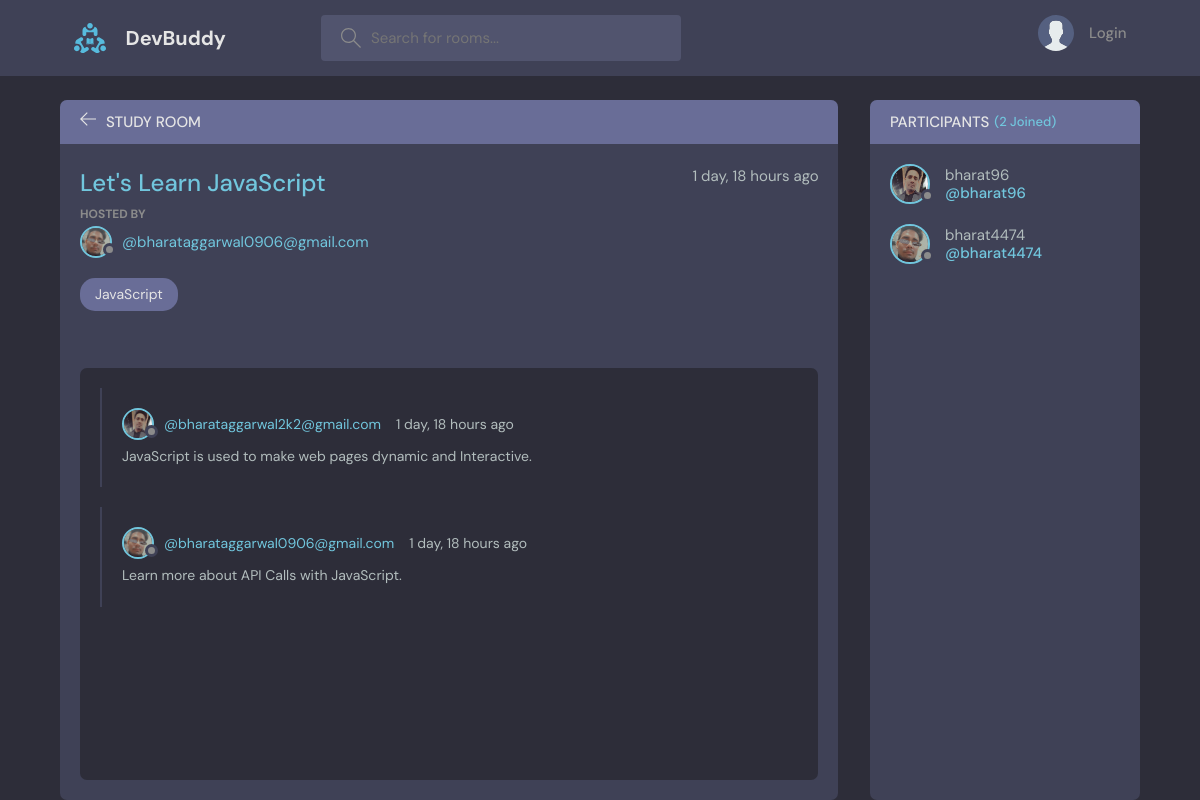
Before: /room/3 with the older database file.
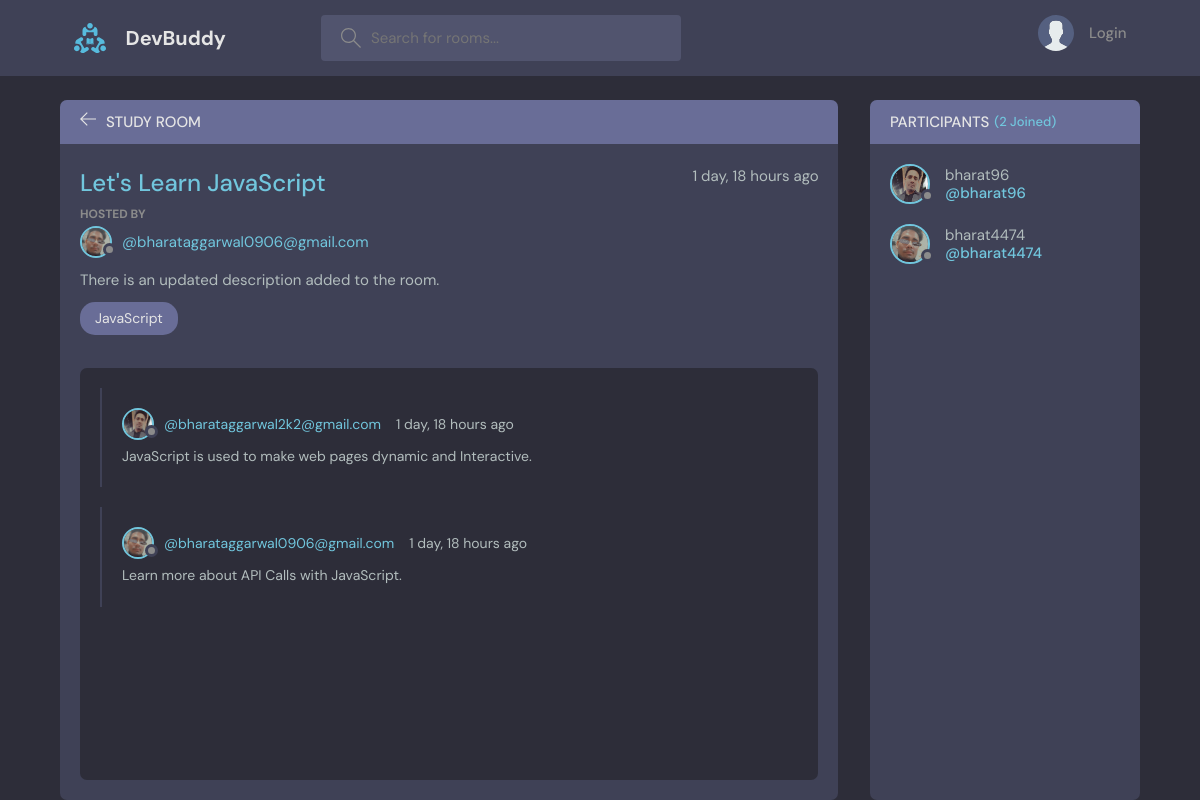
After: the same page with the newer database file.
### base/models.py (models this page shows, shortened)
class Room(models.Model):
    host = models.ForeignKey(User, on_delete=models.SET_NULL, null=True)
    topic = models.ForeignKey(Topic, on_delete=models.SET_NULL, null=True)
    name = models.CharField(max_length=200)
    description = models.TextField(null=True, blank=True)       #null=True is for database and blank=True is for form.
    participants = models.ManyToManyField(User, related_name='participants', blank=True)
    updated = models.DateTimeField(auto_now=True)               #auto_now saves instance of date and time everytime database changes.
    created = models.DateTimeField(auto_now_add=True)           #auto_now_add only saves the instance of date and time once database is created.
    class Meta:
        ordering = ['-updated', '-created']

class User(AbstractUser):
    name = models.CharField(max_length=200, null=True)
    email = models.EmailField(unique=True, null=True)
    bio = models.TextField(null=True)
    avatar = models.ImageField(null=True, default="avatar.svg")
    USERNAME_FIELD = 'email'
    REQUIRED_FIELDS = []

class Topic(models.Model):
    name = models.CharField(max_length=200)
    def __str__(self):
        return self.name

### base/views.py (the view, shortened to what this page needs)
# urls.py: path('room/<str:pk>', views.room, name='room'),
def room(request, pk):
    room = Room.objects.get(id=pk)
    room_messages = room.message_set.all()         #Retrive all the child objects(of class message) of specified room.
    participants = room.participants.all()
    context = {'room': room, 'room_messages': room_messages, 'participants': participants}
    return render(request, 'base/room.html', context)

### base/templates/base/room.html (shortened to what this page needs)
{% extends 'main.html' %}
{% block content %}
    <main class="profile-page layout layout--2">
      <div class="container">
        <div class="room">
          <div class="room__top">
            <div class="room__topLeft">
              <a href="{% url 'home' %}">
                <svg version="1.1" xmlns="http://www.w3.org/2000/svg" width="32" height="32" viewBox="0 0 32 32">
                  <title>arrow-left</title>
                  <path
                    d="M13.723 2.286l-13.723 13.714 13.719 13.714 1.616-1.611-10.96-10.96h27.625v-2.286h-27.625l10.965-10.965-1.616-1.607z"
                  ></path>
                </svg>
              </a>
              <h3>Study Room</h3>
            </div>
          </div>
          <div class="room__box scroll">
            <div class="room__header scroll">
              <div class="room__info">
                <h3>{{ room.name }}</h3>
                <span>{{ room.created|timesince}} ago</span>
              </div>
              <div class="room__hosted">
                <p>Hosted By</p>
                <a href="{% url 'user-profile' room.host.id %}" class="room__author">
                  <div class="avatar avatar--small">
                    <img src="{{ room.host.avatar.url }}" />
                  </div>
                  <span>@{{ room.host }}</span>
                </a>
              </div>
              <div class="room__details">
                {{ room.description }}
              </div>
              <span class="room__topics">{{ room.topic }}</span>
            </div>
            <div class="room__conversation">
              <div class="threads scroll">
                {% for message in room_messages %}
                <div class="thread">
                  <div class="thread__top">
                    <div class="thread__author">
                      <a href="{% url 'user-profile' message.user.id %}" class="thread__authorInfo">
                        <div class="avatar avatar--small">
                          <img src="{{ message.user.avatar.url }}" />
                        </div>
                        <span>@{{ message.user }}</span>
                      </a>
                      <span class="thread__date">{{ message.created|timesince}} ago</span>
                    </div>
                  </div>
                  <div class="thread__details">
                   {{ message.body }}
                  </div>
                </div>
                {% endfor %}
              </div>
            </div>
          </div>
        </div>
        <div class="participants">
          <h3 class="participants__top">Participants <span>({{ participants.count }} Joined)</span></h3>
          <div class="participants__list scroll">
            {% for user in participants %}
            <a href="{% url 'user-profile' user.id %}" class="participant">
              <div class="avatar avatar--medium">
                <img src="{{ user.avatar.url }}" />
              </div>
              <p>
                {{ user.username }}
                <span>@{{ user.username }}</span>
              </p>
            </a>
            {% endfor %}
          </div>
        </div>
      </div>
    </main>
{% endblock %}

Changed rows visible on the page:
changed Room "Let's Learn JavaScript": description (not shown) → "There is an updated description added to the room."
